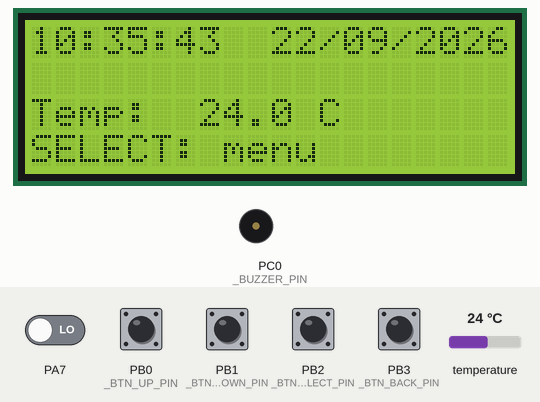
Recording of a program running on a simulated ATmega1284P, built with avr-gcc and emulated at 20 MHz. Shown: 20×4 character LCD, buzzer (waves = sounding, pin HIGH). Wiring (inferred from the names in the program): DS18B20 sensor: data PA6; character LCD (HD44780): RS PA0; E PA1; data PA2, PA3, PA4, PA5. Inputs (shaded band) come from the test bench; at power-on: PB0 (_BTN_UP_PIN), PB1 (_BTN_DOWN_PIN), PB2 (_BTN_SELECT_PIN), PB3 (_BTN_BACK_PIN) HIGH, PA7 LOW, temperature 24 °C. Pins used as bus, display or sensor lines are not drawn.

Above: at 1.2 s.
1.3 s: PB2 (_BTN_SELECT_PIN) pulled LOW for 0.15 s
At 2.6 s:
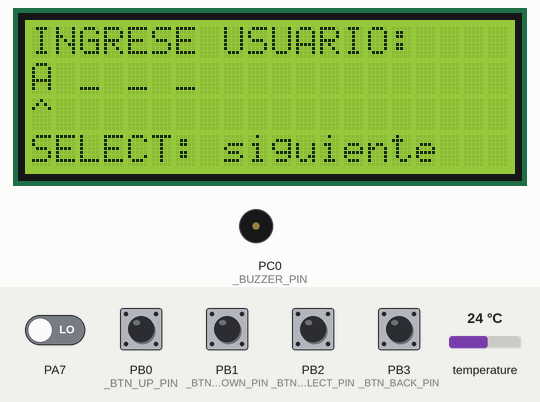
2.9 s: PB0 (_BTN_UP_PIN) pulled LOW for 0.15 s
At 3.0 s:
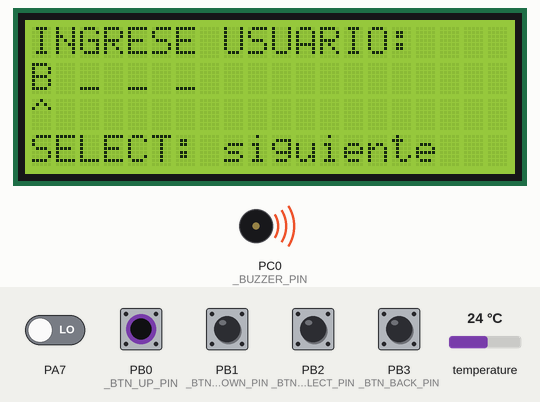
4.5 s: PB0 (_BTN_UP_PIN) pulled LOW for 1 s
At 5.1 s:
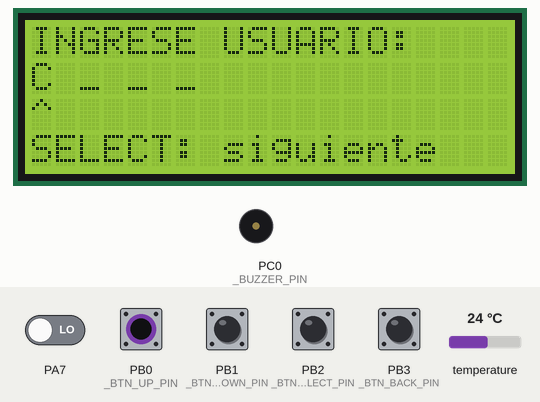
7.0 s: PB2 (_BTN_SELECT_PIN) pulled LOW for 1 s
At 8.5 s:
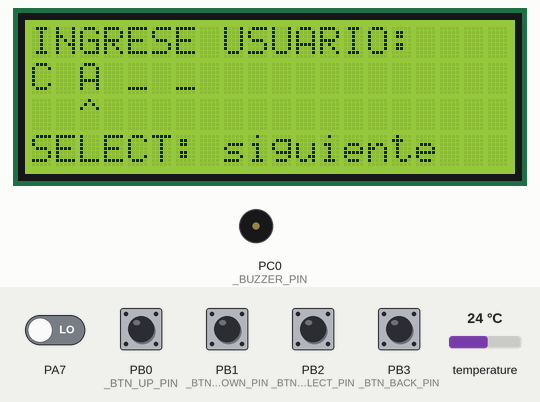
9.5 s: PB1 (_BTN_DOWN_PIN) pulled LOW for 0.15 s
At 10.1 s:
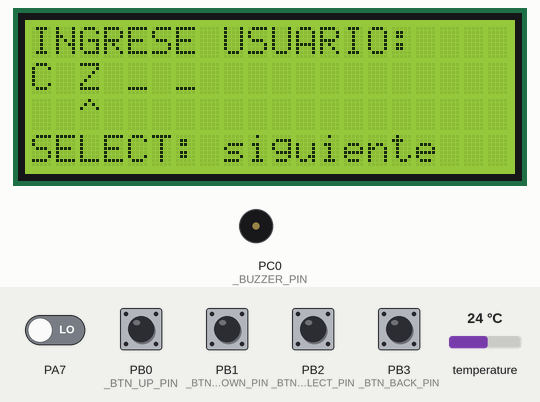
11.1 s: PB1 (_BTN_DOWN_PIN) pulled LOW for 1 s
At 12.6 s:
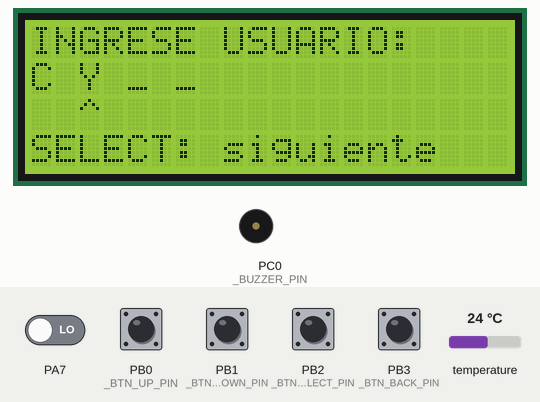
Timing chart, 0 to 14.1 s (numbered marks = the images above; inputs shaded):
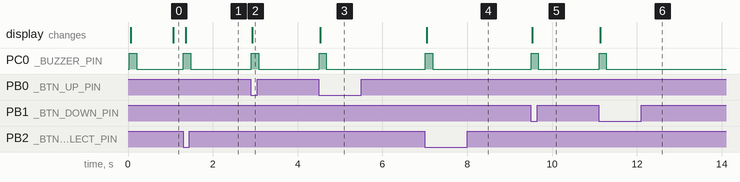

The program:

main.c
```c
/* ====================================================================
 *  SISTEMA DE TIMBRE ESCOLAR - ATmega1284P
 *  Menus con 4 botones: UP, DOWN, SELECT, BACK
 *  Pantalla principal con hora, fecha y temperatura (DS18B20)
 *  El menu (usuario, clave, configuracion y timbre) esta en MENU/MENU.c
 *  El buzzer (BUZZER/BUZZER.c) suena:
 *     - al presionar cualquier boton (pitido corto)
 *     - cuando los datos de acceso son incorrectos (3 pitidos rapidos, lo pide MENU.c)
 *     - cuando llega la hora de un horario, inicio o fin de descanso (lo pide MENU.c)
 * ====================================================================
 */

#define F_CPU 20000000UL
#include <avr/io.h>
#include <util/delay.h>
#include "LCD/LCD_LIB.h"
#include "DS18B20_LIB/DS18B20_LIB.h"
#include "BOTONES/BOTONES.h"
#include "RELOJ/RELOJ.h"
#include "BUZZER/BUZZER.h"
#include "MENU/MENU.h"

// ---------- Tiempo ----------
// Cada vuelta del while(1) dura ~10 ms, mas lo que tarda en dibujar la LCD y leer el sensor
// (unos 28 ms cada segundo en la pantalla principal). Por eso no son 100 vueltas sino 97:
// 97 x 10 ms + 28 ms = ~998 ms.
// Si el reloj se atrasa o se adelanta, se ajusta este numero.
#define VUELTAS_POR_SEGUNDO  97

// ---------- Variables ----------
uint8_t boton           = BTN_NINGUNO;
uint8_t vueltas         = 0;   // cuenta las vueltas del while(1)
uint8_t paso_un_segundo = 0;   // 1 cuando acaba de pasar un segundo


int main(void)
{
	lcd_init();
	lcd_disable_blink();
	lcd_disable_cursor();
	ds18b20_init();
	ds18b20_iniciar_conv();    // la primera medida queda lista para cuando pase el primer segundo
	boton_init();
	buzzer_init();

	buzzer_pitar(1, 15);       // pitido de arranque: confirma que el buzzer funciona

	while (1) {

		boton = boton_leer();

		// Pitido corto al presionar un boton (si no esta sonando el timbre, para no cortarlo)
		if (boton != BTN_NINGUNO && buzzer_sonando() == 0) {
			buzzer_pitar(1, 15);
		}

		// El menu decide que pantalla toca, la dibuja y revisa si suena el timbre
		menu_actualizar(boton, paso_un_segundo);

		// El buzzer avanza un paso de sus pitidos
		buzzer_actualizar();

		// ---------- Reloj: cada vuelta dura ~10 ms ----------
		_delay_ms(10);
		vueltas++;
		paso_un_segundo = 0;
		if (vueltas >= VUELTAS_POR_SEGUNDO) {
			vueltas = 0;
			reloj_avanzar_segundo();
			paso_un_segundo = 1;
		}
	}
}
```

BOTONES.c
```c
#include "BOTONES.h"

// Guarda el boton que estaba presionado en la vuelta anterior
uint8_t boton_anterior = BTN_NINGUNO;

// Pines de los botones como entrada, con la resistencia pull-up interna
// (si ya tienen resistencia externa a VCC, como en Proteus, no estorba)
void boton_init(void){
	_BTN_DDR  &= ~((1<<_BTN_UP_PIN) | (1<<_BTN_DOWN_PIN) | (1<<_BTN_SELECT_PIN) | (1<<_BTN_BACK_PIN));
	_BTN_PORT |=  ((1<<_BTN_UP_PIN) | (1<<_BTN_DOWN_PIN) | (1<<_BTN_SELECT_PIN) | (1<<_BTN_BACK_PIN));
}

// Devuelve el boton que ACABAN de presionar.
// Si no hay ninguno, o si lo siguen manteniendo presionado, devuelve BTN_NINGUNO.
// Se debe llamar una vez por vuelta del while(1) de main (con su _delay_ms de 10 ms,
// que ademas sirve de antirrebote).
uint8_t boton_leer(void){

	uint8_t actual = BTN_NINGUNO;

	if      ( (_BTN_PIN & (1<<_BTN_UP_PIN))     == 0 ) actual = BTN_UP;
	else if ( (_BTN_PIN & (1<<_BTN_DOWN_PIN))   == 0 ) actual = BTN_DOWN;
	else if ( (_BTN_PIN & (1<<_BTN_SELECT_PIN)) == 0 ) actual = BTN_SELECT;
	else if ( (_BTN_PIN & (1<<_BTN_BACK_PIN))   == 0 ) actual = BTN_BACK;

	// Solo avisamos si es un boton nuevo (antes no estaba presionado)
	if (actual != BTN_NINGUNO && actual != boton_anterior) {
		boton_anterior = actual;
		return actual;
	}

	boton_anterior = actual;
	return BTN_NINGUNO;
}
```

BOTONES.h
```c
#ifndef BOTONES_H_
#define BOTONES_H_

#include <avr/io.h>

// Los botones estan entre el pin y GND (con resistencia a VCC).
// Sin presionar = 1, presionado = 0.
#define _BTN_DDR         DDRB
#define _BTN_PORT        PORTB
#define _BTN_PIN         PINB

#define _BTN_UP_PIN      0     // PB0
#define _BTN_DOWN_PIN    1     // PB1
#define _BTN_SELECT_PIN  2     // PB2
#define _BTN_BACK_PIN    3     // PB3

// Lo que devuelve boton_leer()
#define BTN_NINGUNO  0
#define BTN_UP       1
#define BTN_DOWN     2
#define BTN_SELECT   3
#define BTN_BACK     4

void    boton_init(void);
uint8_t boton_leer(void);

#endif /* BOTONES_H_ */
```

BUZZER.c
```c
#include "BUZZER.h"

static uint8_t pitidos   = 0;   // pitidos que faltan por hacer (0 = buzzer en reposo)
static uint8_t largo     = 0;   // duracion de cada pitido (en vueltas)
static uint8_t cuenta    = 0;   // vueltas que faltan para cambiar de pitido a pausa (o al reves)
static uint8_t encendido = 0;   // 1 = esta sonando, 0 = esta en la pausa

void buzzer_init(void){
	_BUZZER_DDR  |=  (1 << _BUZZER_PIN);    // el pin es salida
	_BUZZER_PORT &= ~(1 << _BUZZER_PIN);    // empieza en silencio
}

// Ejemplo: buzzer_pitar(3, 50) = 3 pitidos de 0.5 s cada uno
void buzzer_pitar(uint8_t veces, uint8_t duracion){
	if (veces == 0 || duracion == 0) {
		return;
	}
	pitidos   = veces;
	largo     = duracion;
	cuenta    = duracion;
	encendido = 1;
	_BUZZER_PORT |= (1 << _BUZZER_PIN);
}

void buzzer_detener(void){
	pitidos   = 0;
	encendido = 0;
	_BUZZER_PORT &= ~(1 << _BUZZER_PIN);
}

uint8_t buzzer_sonando(void){
	if (pitidos == 0) {
		return 0;
	}
	return 1;
}

void buzzer_actualizar(void){
	if (pitidos == 0) {
		return;
	}

	cuenta--;
	if (cuenta != 0) {
		return;
	}

	if (encendido == 1) {                       // termino un pitido
		_BUZZER_PORT &= ~(1 << _BUZZER_PIN);
		encendido = 0;
		pitidos--;
		cuenta = BUZZER_PAUSA;
	} else {                                    // termino la pausa: sigue el otro pitido
		_BUZZER_PORT |= (1 << _BUZZER_PIN);
		encendido = 1;
		cuenta = largo;
	}
}
```

BUZZER.h
```c
#ifndef BUZZER_H_
#define BUZZER_H_

#include <avr/io.h>

// Buzzer activo entre el pin y GND: 1 = suena, 0 = silencio.
// (En fisico va con una resistencia de 1k a la base de un NPN y el buzzer en el colector.)
#define _BUZZER_DDR    DDRC
#define _BUZZER_PORT   PORTC
#define _BUZZER_PIN    0      // PC0

// Pausa entre pitidos, en vueltas del while(1) (30 vueltas x 10 ms = 0.3 s)
#define BUZZER_PAUSA   30

void buzzer_init(void);
void buzzer_pitar(uint8_t pitidos, uint8_t largo);   // largo = duracion de cada pitido en vueltas de 10 ms
uint8_t buzzer_sonando(void);                         // 1 si todavia le faltan pitidos por hacer
void buzzer_detener(void);                           // apaga el buzzer y cancela los pitidos que faltan
void buzzer_actualizar(void);                        // se llama una vez por vuelta del while(1)

#endif /* BUZZER_H_ */
```

DS18B20_LIB.c
```c
#include "DS18B20_LIB.h"

uint8_t ds18b20_reset(void);
void ds18b20_write_bit(uint8_t bit);
uint8_t ds18b20_read_bit(void);


void ds18b20_init(void){
	DS18B20_DDR  |= (1<<DS18B20_DQ); //CONFIGRUAR EL PIN DQ COMO SALIDA
	DS18B20_PORT |= (1<<DS18B20_DQ); //ESTABLECER EL ESTADO LOGICO EN ALTO
}

// Devuelve 1 si el sensor respondio con el pulso de presencia, 0 si no hay sensor
uint8_t ds18b20_reset(void){
	uint8_t espera   = 0;
	uint8_t presente = 1;

	DS18B20_DDR  |=  (1<<DS18B20_DQ); //CONFIGRUAR EL PIN DQ COMO SALIDA
	DS18B20_PORT &= ~(1<<DS18B20_DQ); //ESTABLECER EL ESTADO LOGICO EN BAJO
	_delay_us(480);
	DS18B20_PORT |= (1<<DS18B20_DQ); //ESTABLECER EL ESTADO LOGICO EN ALTO
	DS18B20_DDR &= ~(1<<DS18B20_DQ); //CONFIGRUAR EL PIN DQ COMO ENTRADA
	_delay_us(60);

	//ESPERA EL PULSO DE PRESENCIA (maximo 100 us: si no hay sensor no se queda pegado aqui)
	while ((DS18B20_PIN & (1<<DS18B20_DQ)) && espera < 100) {
		_delay_us(1);
		espera++;
	}
	if (espera == 100) {
		presente = 0;
	}
	_delay_us(480);
	return presente;
}

void ds18b20_write_bit(uint8_t bit){
	DS18B20_DDR  |=  (1<<DS18B20_DQ); //CONFIGRUAR EL PIN DQ COMO SALIDA
	DS18B20_PORT &= ~(1<<DS18B20_DQ); //ESTABLECER EL ESTADO LOGICO EN BAJO
	_delay_us(1);
	if(bit){
		DS18B20_PORT |= (1<<DS18B20_DQ);
	}
	_delay_us(60);
	DS18B20_PORT |= (1<<DS18B20_DQ); //REESTABLECER EL BUS
}

uint8_t ds18b20_read_bit(void){
	uint8_t bit = 0;
	DS18B20_DDR |= (1<<DS18B20_DQ);  //CONFIGRUAR EL PIN DQ COMO SALIDA
	DS18B20_PORT &= ~(1<<DS18B20_DQ); //ESTABLECER EL ESTADO LOGICO EN BAJO
	_delay_us(1);

	DS18B20_DDR &= ~(1<<DS18B20_DQ); //CONFIGRUAR EL PIN DQ COMO SALIDA
	_delay_us(14);

	if( DS18B20_PIN & (1<<DS18B20_DQ) ){
		bit = 1;
	}
	_delay_us(45);
	return bit;
}

void ds18b20_write(uint8_t byte){

	for(uint8_t i=0; i<=7; i++){
		ds18b20_write_bit(byte & 0x01);
		byte >>=1;
	}
}

uint8_t ds18b20_read(){
	uint8_t  data=0;
	for( uint8_t i=0; i<=7; i++){
		data >>=1;
		if( ds18b20_read_bit() ){
			data |= 0x80;
		}
	}
	return data;
}

float ds18b20_get_temp(void){
	uint8_t temp_lsb, temp_msb;
	int16_t temp;//Con uint16_t: antes veiamos es 65535 x 0.0625 = 4095.9
	//	Con int16_t:-1X 0.0625=-0.0625

	ds18b20_reset();
	ds18b20_write(0xCC); //SKIP ROOM
	ds18b20_write(0x44); //START CONVER

	_delay_ms(750);                 //la conversion de 12 bits tarda hasta 750 ms

	ds18b20_reset();
	ds18b20_write(0xCC);
	ds18b20_write(0xBE);  //LEER LA MEMORIA

	temp_lsb = ds18b20_read();
	temp_msb = ds18b20_read();

	temp = (temp_msb << 8) | temp_lsb;

	return temp*0.0625;


}


// ---------- Version sin bloqueo ----------

// Le dice al sensor que empiece a medir. La medida queda lista en unos 750 ms.
uint8_t ds18b20_iniciar_conv(void){

	if (ds18b20_reset() == 0) {
		return 0;
	}
	ds18b20_write(0xCC); //SKIP ROM
	ds18b20_write(0x44); //START CONVERSION
	return 1;
}

// Lee la ultima medida que termino el sensor
float ds18b20_leer_temp(void){
	uint8_t temp_lsb, temp_msb;
	int16_t temp;

	if (ds18b20_reset() == 0) {
		return DS18B20_SIN_SENSOR;
	}
	ds18b20_write(0xCC);
	ds18b20_write(0xBE);  //LEER LA MEMORIA

	temp_lsb = ds18b20_read();
	temp_msb = ds18b20_read();

	temp = (temp_msb << 8) | temp_lsb;

	return temp*0.0625;
}
```

DS18B20_LIB.h
```c
#ifndef DS18B20_LIB_H_
#define DS18B20_LIB_H_


#ifndef F_CPU
#define F_CPU 20000000UL
#endif
#include <avr/io.h>
#include <util/delay.h>
#include <stdint.h>

//DEFINIR EL PUERTO Y EL PIN DEL SENSOR
#define DS18B20_PORT  PORTA
#define DS18B20_DDR   DDRA
#define DS18B20_PIN   PINA
#define DS18B20_DQ    PINA6

//DEFINIRMOS LOS PROTOTIPOS DE FUNCION

void ds18b20_init(void);
void ds18b20_write(uint8_t byte);
uint8_t ds18b20_read(void);
float ds18b20_get_temp(void);          // pide la medida y ESPERA 750 ms (bloquea el programa)

// Version sin bloqueo: se pide la medida, y 1 segundo despues se lee el resultado
#define DS18B20_SIN_SENSOR  -1000.0     // lo que devuelve ds18b20_leer_temp() si el sensor no responde
uint8_t ds18b20_iniciar_conv(void);    // devuelve 1 si el sensor respondio, 0 si no
float   ds18b20_leer_temp(void);


#endif
```

MENU.h
```c
#ifndef MENU_H_
#define MENU_H_

#include <avr/io.h>

// Se llama una vez por cada vuelta del while(1) de main.
// Aqui adentro estan los datos que se configuran (clave, horarios, descansos, jornada especial)
// y tambien se revisa cada segundo si le toca sonar al timbre.
void menu_actualizar(uint8_t boton, uint8_t paso_un_segundo);

#endif /* MENU_H_ */
```

RELOJ.c
```c
#include "RELOJ.h"

// Valores iniciales. Cambialos por la fecha y hora con la que quieras arrancar.
static uint8_t  hora    = 10;
static uint8_t  minuto  = 35;
static uint8_t  segundo = 42;
static uint8_t  dia     = 22;
static uint8_t  mes     = 9;
static uint16_t anio    = 2026;

static uint8_t  pausado = 0;     // 1 = el reloj esta detenido

uint8_t  reloj_hora(void)    { return hora; }
uint8_t  reloj_minuto(void)  { return minuto; }
uint8_t  reloj_segundo(void) { return segundo; }
uint8_t  reloj_dia(void)     { return dia; }
uint8_t  reloj_mes(void)     { return mes; }
uint16_t reloj_anio(void)    { return anio; }

// Cuantos dias tiene el mes m del anio a
uint8_t dias_del_mes(uint8_t m, uint16_t a){

	uint8_t dias[] = {31, 28, 31, 30, 31, 30, 31, 31, 30, 31, 30, 31};

	// Febrero tiene 29 dias si el anio es multiplo de 4 (sirve de 2001 a 2099)
	if (m == 2 && a % 4 == 0) {
		return 29;
	}
	return dias[m - 1];
}

void reloj_pausar(uint8_t pausa){
	pausado = pausa;
}

uint8_t reloj_pausado(void){
	return pausado;
}

// Suma un segundo y arregla minutos, horas, dia, mes y anio si hace falta
void reloj_avanzar_segundo(void){

	if (pausado == 1) {
		return;
	}

	segundo++;
	if (segundo == 60) { segundo = 0; minuto++; }
	if (minuto  == 60) { minuto  = 0; hora++;   }
	if (hora    == 24) { hora    = 0; dia++;    }

	if (dia > dias_del_mes(mes, anio)) { dia = 1; mes++; }
	if (mes > 12)                      { mes = 1; anio++; }
	if (anio > 2099)                   { anio = 2000; }     // mismo limite que al editar la fecha
}

// valor + 1, o 0 si ya estaba en el maximo
uint8_t subir(uint8_t valor, uint8_t maximo){
	if (valor >= maximo) {
		return 0;
	}
	return valor + 1;
}

// valor - 1, o el maximo si ya estaba en 0
uint8_t bajar(uint8_t valor, uint8_t maximo){
	if (valor == 0) {
		return maximo;
	}
	return valor - 1;
}

void reloj_ajustar(uint8_t campo, uint8_t arriba){

	switch (campo) {

		case 0:
			if (arriba) hora = subir(hora, 23);
			else        hora = bajar(hora, 23);
			break;

		case 1:
			if (arriba) minuto = subir(minuto, 59);
			else        minuto = bajar(minuto, 59);
			break;

		case 2:
			if (arriba) segundo = subir(segundo, 59);
			else        segundo = bajar(segundo, 59);
			break;

		case 3:                                              // dia: de 1 al ultimo del mes
			if (arriba) {
				if (dia >= dias_del_mes(mes, anio)) dia = 1;
				else                                dia++;
			} else {
				if (dia <= 1) dia = dias_del_mes(mes, anio);
				else          dia--;
			}
			break;

		case 4:                                              // mes: de 1 a 12
			if (arriba) {
				if (mes == 12) mes = 1;
				else           mes++;
			} else {
				if (mes <= 1) mes = 12;
				else          mes--;
			}
			break;

		case 5:                                              // anio: de 2000 a 2099
			if (arriba) {
				if (anio >= 2099) anio = 2000;
				else              anio++;
			} else {
				if (anio <= 2000) anio = 2099;
				else              anio--;
			}
			break;
	}

	// si el dia no existe en ese mes (ej. 31 de abril), baja al ultimo dia
	if (dia > dias_del_mes(mes, anio)) {
		dia = dias_del_mes(mes, anio);
	}
}
```

RELOJ.h
```c
#ifndef RELOJ_H_
#define RELOJ_H_

#include <avr/io.h>

void    reloj_avanzar_segundo(void);       // se llama una vez cada segundo
void    reloj_pausar(uint8_t pausa);       // 1 = el reloj no avanza (se usa mientras se edita su hora o fecha), 0 = sigue
uint8_t reloj_pausado(void);

// Leer la hora y la fecha actuales
uint8_t  reloj_hora(void);
uint8_t  reloj_minuto(void);
uint8_t  reloj_segundo(void);
uint8_t  reloj_dia(void);
uint8_t  reloj_mes(void);
uint16_t reloj_anio(void);

// Cambiar un campo del reloj (arriba = 1 sube, arriba = 0 baja; al llegar al limite da la vuelta)
// campo: 0 hora, 1 minuto, 2 segundo, 3 dia, 4 mes, 5 anio (2000 a 2099)
void    reloj_ajustar(uint8_t campo, uint8_t arriba);

uint8_t dias_del_mes(uint8_t m, uint16_t a);

// Sirven para cualquier valor que va de 0 a "maximo" y da la vuelta
uint8_t subir(uint8_t valor, uint8_t maximo);
uint8_t bajar(uint8_t valor, uint8_t maximo);

#endif /* RELOJ_H_ */
```

Source omitted: MENU.c (26335 bytes), LCD_LIB.c (3766 bytes), LCD_LIB.h (7541 bytes)

Measured:
- after the input at 1.3 s, PC0 (_BUZZER_PIN): LOW → HIGH at once, → LOW 0.17 s later; the display: changes after 0.07 s (image 1)
- after the input at 2.9 s, PC0 (_BUZZER_PIN): LOW → HIGH at once, → LOW 0.18 s later; the display: changes at once (image 2)
- after the input at 4.5 s, PC0 (_BUZZER_PIN): LOW → HIGH at once, → LOW 0.17 s later; the display: changes at once (image 3)
- after the input at 7.0 s, PC0 (_BUZZER_PIN): LOW → HIGH at once, → LOW 0.18 s later; the display: changes at once (image 4)
- after the input at 9.5 s, PC0 (_BUZZER_PIN): LOW → HIGH at once, → LOW 0.17 s later; the display: changes at once (image 5)
- after the input at 11.1 s, PC0 (_BUZZER_PIN): LOW → HIGH at once, → LOW 0.17 s later; the display: changes at once (image 6)
